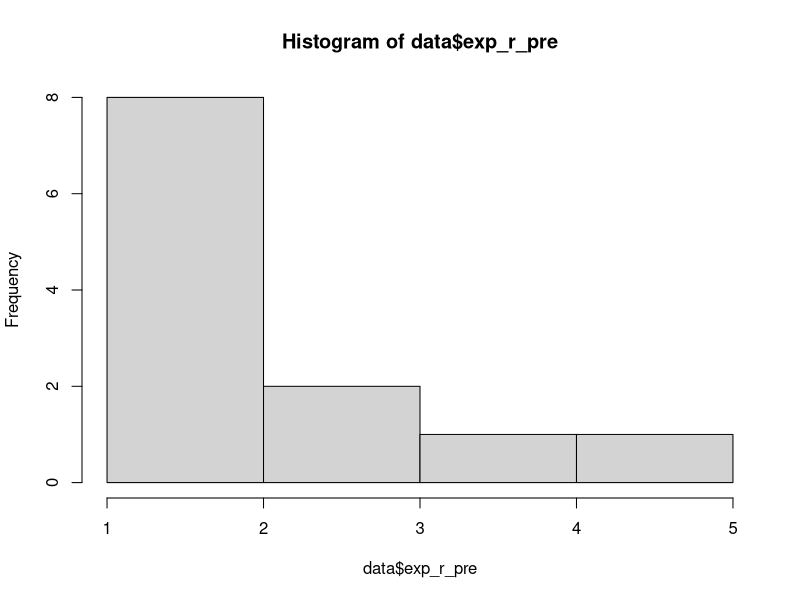

The R source for this figure: (Note: this script raises an error after producing the figure.)
#' -----------------------------------------------------------------------------
#' Author: Sheena Martenies
#' Contact: smarte4@illinois.edu
#' Project: HK 513 Reproducibility Deliverable Example
#' 
#' Description: This script is used to analyze the change in confidence related
#' to data management skills reported by students enrolled in HK 513 (Fall 2024)
#' 
#' Guidance on the analysis of Likert scale questionnaire responses can be found
#' here: 
#' Sullivan GM, Artino AR. 2013. Analyzing and Interpreting Data From Likert-
#' Type Scales. J Grad Med Educ 5:541–542; doi:10.4300/JGME-5-4-18.
#' -----------------------------------------------------------------------------

library(tidyverse)
library(here)

#' Read in the clean data set
data <- read_csv(here("data", "clean_data.csv"))
glimpse(data)

#' Summarize the level of experience
#' Summarize the pre- and post scores
#' Summarize the "met goals" question

nrow(data) # 12 pre-course responses
sum(!is.na(data$met_goals)) # 9 post-course responses

#' ----------------------------
#' Level of experience with R 
#' 1 = no experience, 5 = A great deal of experience
#' ----------------------------
summary(data$exp_r_pre)
hist(data$exp_r_pre) #' responses are not normally distributed
table(data$exp_r_pre)
prop.table(table(data$exp_r_pre))

#' Not normally distributed, summarizing as median and IQR
sum(!is.na(data$exp_r_pre))
median(data$exp_r_pre)
IQR(data$exp_r_pre)

#' Summarize pre- and post- scores
data_long_post <- data %>%
  pivot_longer(cols = ends_with("_post"), 
               names_to = "comp", values_to = "conf_score") %>%
  select(id, comp, conf_score) %>%
  mutate(comp = str_remove(comp, "_post"),
         test = "post")
data_long_pre <- select(data, -exp_r_pre) %>%
  pivot_longer(cols = ends_with("_pre"), 
               names_to = "comp", values_to = "conf_score") %>%
  select(id, comp, conf_score) %>%
  mutate(comp = str_remove(comp, "_pre"),
         test = "pre")
data_long <- bind_rows(data_long_post, data_long_pre) %>%
  mutate(test = factor(test, levels = c("pre", "post")))
  
score_sum <- data_long %>%
group_by(comp, test) %>%
  summarise(
    count = sum(!is.na(conf_score)),
    score1_n = sum(conf_score == 1, na.rm = T),
    score1_pct = round((score1_n / count)*100, 1),
    score2_n = sum(conf_score == 2, na.rm = T),
    score2_pct = round((score2_n / count)*100, 1),
    score3_n = sum(conf_score == 3, na.rm = T),
    score3_pct = round((score3_n / count)*100, 1),
    score4_n = sum(conf_score == 4, na.rm = T),
    score4_pct = round((score4_n / count)*100, 1),
    median = median(conf_score, na.rm = TRUE),
    IQR = IQR(conf_score, na.rm = TRUE),
    n_missing = sum(is.na(conf_score)),
    score1_n_pct = paste0(score1_n, " (", score1_pct, ")"),
    score2_n_pct = paste0(score2_n, " (", score2_pct, ")"),
    score3_n_pct = paste0(score3_n, " (", score3_pct, ")"),
    score4_n_pct = paste0(score4_n, " (", score4_pct, ")"),
    med_iqr = paste0(median, " (", IQR, ")")
  )
score_sum

score_sum2 <- score_sum %>%
  select(comp, test, score1_n_pct:med_iqr)
write_csv(score_sum2, file = here("results", "comp_score_summary.csv"))

#' ----------------------------
#' Differences in confidence pre vs. post
#' Using paired Wilcoxson Signed Rank Test
#' ----------------------------

#' A) Use software to organize quantitative data
hist(data$comp_a_post)
hist(data$comp_a_pre)
wilcox.test(data$comp_a_post, data$comp_a_pre, paired = TRUE, 
            alternative = "two.sided")

#' B) Use software to clean quantitative data
hist(data$comp_b_post)
hist(data$comp_b_pre)
wilcox.test(data$comp_b_post, data$comp_b_pre, paired = TRUE, 
            alternative = "two.sided")

#' C) Use software to analyze quantitative data
hist(data$comp_c_post)
hist(data$comp_c_pre)
wilcox.test(data$comp_c_post, data$comp_c_pre, paired = TRUE, 
            alternative = "two.sided")

#' D) Use software to visualize quantitative data
hist(data$comp_d_post)
hist(data$comp_d_pre)
wilcox.test(data$comp_d_post, data$comp_d_pre, paired = TRUE, 
            alternative = "two.sided")

#' E) Write a methods section
hist(data$comp_e_post)
hist(data$comp_e_pre)
wilcox.test(data$comp_e_post, data$comp_e_pre, paired = TRUE, 
            alternative = "two.sided")

#' F) Write a results section
hist(data$comp_f_post)
hist(data$comp_f_pre)
wilcox.test(data$comp_f_post, data$comp_f_pre, paired = TRUE, 
            alternative = "two.sided")

#' G) Share work for reproducibility
hist(data$comp_g_post)
hist(data$comp_g_pre)
wilcox.test(data$comp_g_post, data$comp_g_pre, paired = TRUE, 
            alternative = "two.sided")

#' H) Find answers
hist(data$comp_h_post)
hist(data$comp_h_pre)
wilcox.test(data$comp_h_post, data$comp_h_pre, paired = TRUE, 
            alternative = "two.sided")

#' ----------------------------
#' Summarizing students who met their goals
#' ----------------------------

table(data$met_goals)
prop.table(table(data$met_goals))
